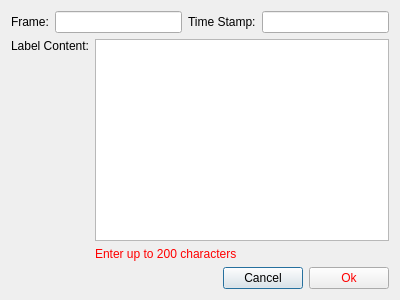
<?xml version="1.0" encoding="UTF-8"?>
<ui version="4.0">
 <class>LabelContentEditor</class>
 <widget class="QDialog" name="LabelContentEditor">
  <property name="geometry">
   <rect>
    <x>0</x>
    <y>0</y>
    <width>400</width>
    <height>300</height>
   </rect>
  </property>
  <property name="windowTitle">
   <string>Dialog</string>
  </property>
  <layout class="QVBoxLayout" name="verticalLayout_3">
   <item>
    <layout class="QHBoxLayout" name="horizontalLayout">
     <item>
      <widget class="QLabel" name="label">
       <property name="text">
        <string>Frame:</string>
       </property>
      </widget>
     </item>
     <item>
      <widget class="QLineEdit" name="frame"/>
     </item>
     <item>
      <widget class="QLabel" name="label_3">
       <property name="text">
        <string>Time Stamp:</string>
       </property>
      </widget>
     </item>
     <item>
      <widget class="QLineEdit" name="timeStamp"/>
     </item>
    </layout>
   </item>
   <item>
    <layout class="QHBoxLayout" name="horizontalLayout_2">
     <item>
      <layout class="QVBoxLayout" name="verticalLayout">
       <item>
        <widget class="QLabel" name="label_2">
         <property name="text">
          <string>Label Content:</string>
         </property>
        </widget>
       </item>
       <item>
        <spacer name="verticalSpacer">
         <property name="orientation">
          <enum>Qt::Vertical</enum>
         </property>
         <property name="sizeHint" stdset="0">
          <size>
           <width>20</width>
           <height>40</height>
          </size>
         </property>
        </spacer>
       </item>
      </layout>
     </item>
     <item>
      <layout class="QVBoxLayout" name="verticalLayout_2">
       <item>
        <widget class="QTextEdit" name="content"/>
       </item>
       <item>
        <widget class="QLabel" name="warning">
         <property name="styleSheet">
          <string notr="true">color: rgb(255, 0, 0);</string>
         </property>
         <property name="text">
          <string>Enter up to 200 characters</string>
         </property>
        </widget>
       </item>
      </layout>
     </item>
    </layout>
   </item>
   <item>
    <layout class="QHBoxLayout" name="horizontalLayout_3">
     <item>
      <spacer name="horizontalSpacer">
       <property name="orientation">
        <enum>Qt::Horizontal</enum>
       </property>
       <property name="sizeHint" stdset="0">
        <size>
         <width>40</width>
         <height>20</height>
        </size>
       </property>
      </spacer>
     </item>
     <item>
      <widget class="QPushButton" name="cancel">
       <property name="text">
        <string>Cancel</string>
       </property>
      </widget>
     </item>
     <item>
      <widget class="QPushButton" name="ok">
       <property name="styleSheet">
        <string notr="true">color: rgb(255, 0, 0);</string>
       </property>
       <property name="text">
        <string>Ok</string>
       </property>
      </widget>
     </item>
    </layout>
   </item>
  </layout>
 </widget>
 <resources/>
 <connections/>
</ui>
